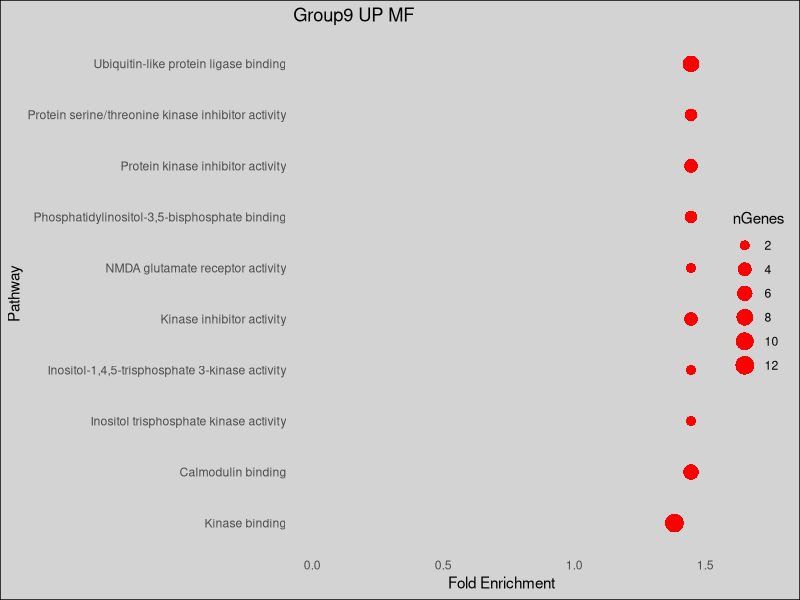
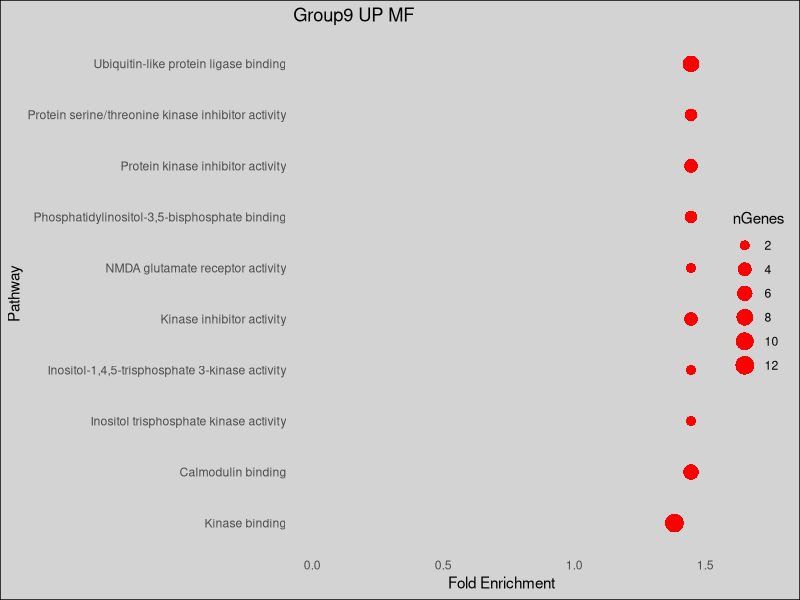
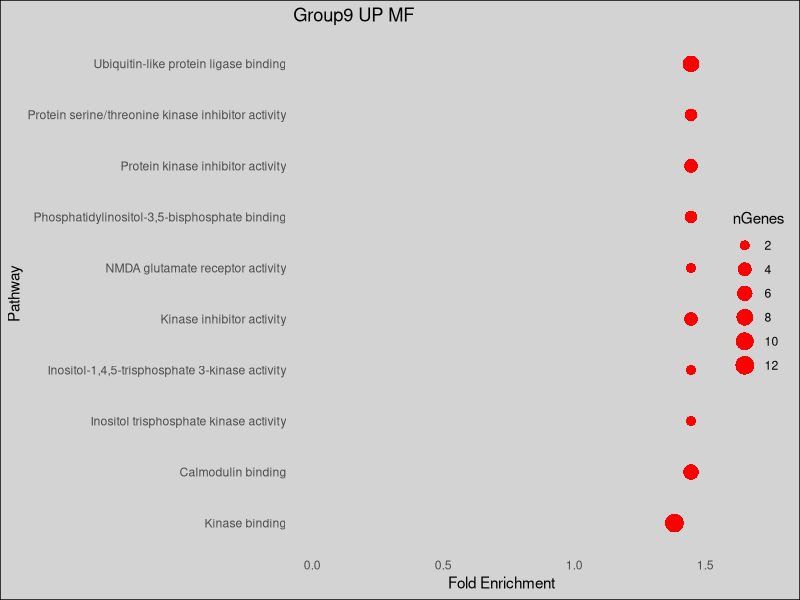

These figures' R source, in order:
library(ggplot2)
library(dplyr)

# Your Group9_UP_MF data
group9_up_mf_data <- data.frame(
  Enrichment_FDR = c(
    0.03581173503, 0.03581173503, 0.03581173503,
    0.03581173503, 0.03581173503, 0.03581173503,
    0.03581173503, 0.03581173503, 0.03581173503,
    0.04141916955
  ),
  nGenes = c(
    4, 2, 6, 2, 4, 3, 8, 2, 3, 12
  ),
  Pathway_Genes = c(
    74, 8, 208, 4, 79, 35, 359, 6, 27, 794
  ),
  Fold_Enrichment = c(
    10.10013292, 46.71311475, 5.389974779, 93.42622951,
    9.460884001, 16.01592506, 4.163843098, 62.28415301,
    20.76138434, 2.823966635
  ),
  Pathway = c(
    "Protein kinase inhibitor activity",
    "NMDA glutamate receptor activity",
    "Calmodulin binding", "Inositol-1,4,5-trisphosphate 3-kinase activity",
    "Kinase inhibitor activity",
    "Protein serine/threonine kinase inhibitor activity",
    "Ubiquitin-like protein ligase binding",
    "Inositol trisphosphate kinase activity",
    "Phosphatidylinositol-3,5-bisphosphate binding",
    "Kinase binding"
  )
)

# Create the lollipop chart with gene count labels next to circular points
group9_up_mf_lollipop <- ggplot(group9_up_mf_data, aes(x = reorder(Pathway, -log10(Enrichment_FDR)), y = -log10(Enrichment_FDR), color = Fold_Enrichment)) +
  geom_segment(aes(xend = reorder(Pathway, -log10(Enrichment_FDR)), yend = 0), color = "lightgrey") +
  geom_point(aes(label = paste("n =", nGenes), size = nGenes), shape = 16, color = "red") +
  scale_size_continuous(range = c(3, 6)) +
  scale_color_gradient(low = "blue", high = "red") +
  coord_flip() +
  labs(x = "Pathway", y = "Fold Enrichment", title = "Group9 UP MF") +
  theme_minimal() +
  theme(
    axis.text.y = element_text(hjust = 1),
    plot.background = element_rect(fill = "lightgrey"),
    panel.grid.major = element_blank(),
    panel.grid.minor = element_blank()
  )

# Print the modified Group9 UP MF lollipop chart
print(group9_up_mf_lollipop)

# Save the modified Group9 UP MF lollipop chart
setwd("/home/sejyoti/Downloads/GO Analysis/GO Analysis/Group 9")
dev.new(width = 12, height = 8, bg = "white")
print(group9_up_mf_lollipop)
ggsave("Group9_UP_MF.png", width = 12, height = 5, dpi = 300, bg = "white")

